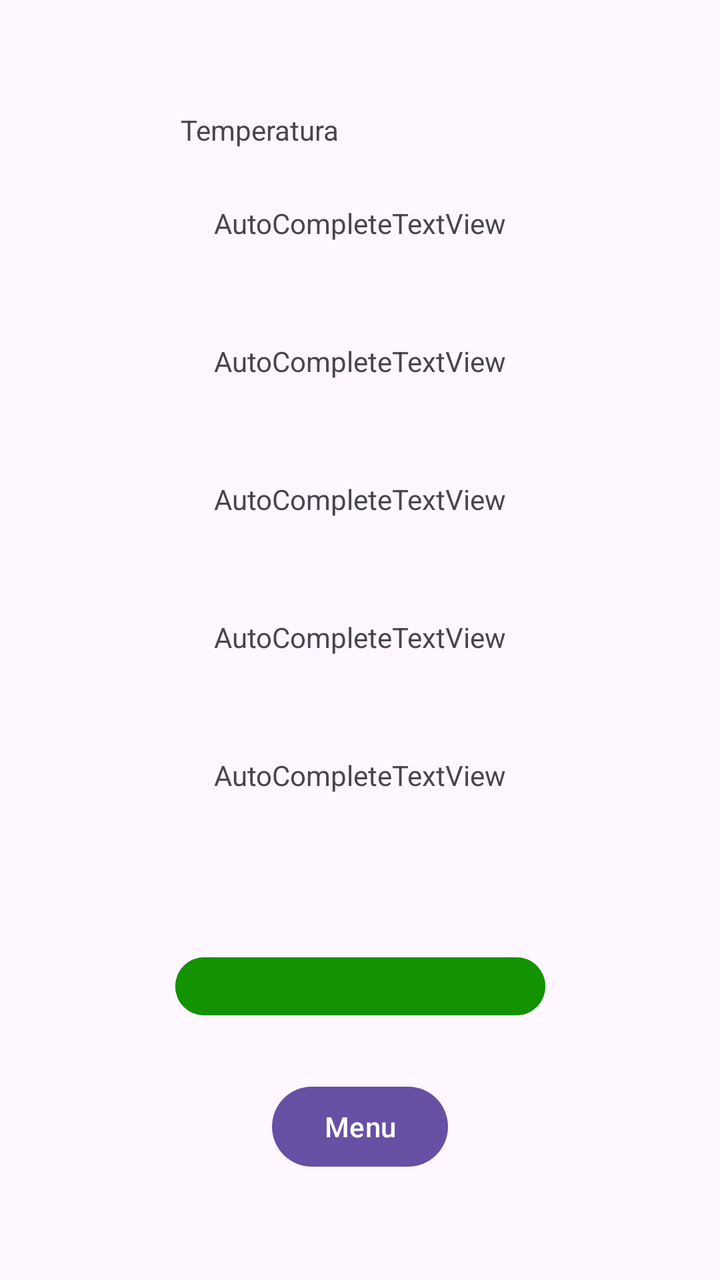
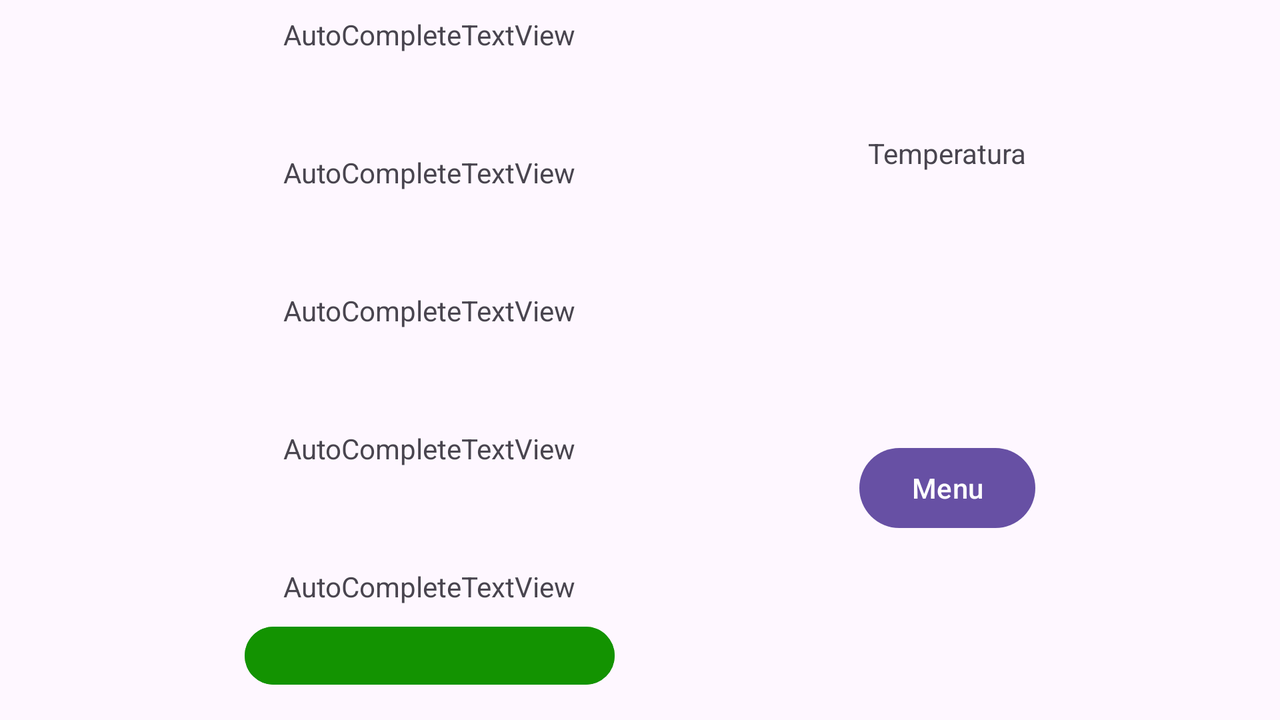

First picture: res/layout/ on a phone held upright. Second picture: the repository's own variant of that layout, on a device whose configuration matches the variant's folder. Source for both follows.
<!-- AndroidManifest.xml: application theme Theme.Practica22 -->
<!-- res/layout/activity_temperatura.xml -->
<?xml version="1.0" encoding="utf-8"?>
<androidx.constraintlayout.widget.ConstraintLayout xmlns:android="http://schemas.android.com/apk/res/android"
    xmlns:app="http://schemas.android.com/apk/res-auto"
    xmlns:tools="http://schemas.android.com/tools"
    android:layout_width="match_parent"
    android:layout_height="match_parent"
    tools:context=".Temperatura">

    <ImageView
        android:id="@+id/imageView4"
        android:layout_width="wrap_content"
        android:layout_height="wrap_content"
        app:layout_constraintTop_toTopOf="parent"
        app:layout_constraintStart_toStartOf="parent"
        app:layout_constraintEnd_toEndOf="parent"
        app:layout_constraintBottom_toTopOf="@id/tvTemperatura"
        tools:srcCompat="@tools:sample/avatars" />

    <TextView
        android:id="@+id/tvTemperatura"
        android:layout_width="wrap_content"
        android:layout_height="wrap_content"
        android:text="@string/temperatura"
        android:layout_marginEnd="100dp"
        app:layout_constraintTop_toBottomOf="@id/imageView4"
        app:layout_constraintBottom_toTopOf="@id/constraint"
        app:layout_constraintStart_toStartOf="parent"
        app:layout_constraintEnd_toEndOf="parent"/>

    <androidx.constraintlayout.widget.ConstraintLayout
        android:id="@+id/constraint"
        android:layout_width="match_parent"
        android:layout_height="wrap_content"
        app:layout_constraintTop_toBottomOf="@+id/tvTemperatura"
        app:layout_constraintBottom_toTopOf="@id/btnColor"
        app:layout_constraintStart_toStartOf="parent"
        app:layout_constraintEnd_toEndOf="parent">

        <TextView
            android:id="@+id/tvNombre"
            android:layout_width="wrap_content"
            android:layout_height="wrap_content"
            android:text="AutoCompleteTextView"
            android:layout_marginBottom="50dp"
            app:layout_constraintTop_toBottomOf="parent"
            app:layout_constraintBottom_toTopOf="@id/tvApellidos"
            app:layout_constraintStart_toStartOf="parent"
            app:layout_constraintEnd_toEndOf="parent" />

        <TextView
            android:id="@+id/tvApellidos"
            android:layout_width="wrap_content"
            android:layout_height="wrap_content"
            android:text="AutoCompleteTextView"
            android:layout_marginBottom="50dp"
            app:layout_constraintTop_toBottomOf="@id/tvNombre"
            app:layout_constraintBottom_toTopOf="@id/tvGrados"
            app:layout_constraintStart_toStartOf="parent"
            app:layout_constraintEnd_toEndOf="parent" />

        <TextView
            android:id="@+id/tvGrados"
            android:layout_width="wrap_content"
            android:layout_height="wrap_content"
            android:text="AutoCompleteTextView"
            android:layout_marginBottom="50dp"
            app:layout_constraintTop_toBottomOf="@id/tvApellidos"
            app:layout_constraintBottom_toTopOf="@+id/tvPoblacion"
            app:layout_constraintStart_toStartOf="parent"
            app:layout_constraintEnd_toEndOf="parent"/>

        <TextView
            android:id="@+id/tvPoblacion"
            android:layout_width="wrap_content"
            android:layout_height="wrap_content"
            android:text="AutoCompleteTextView"
            android:layout_marginBottom="50dp"
            app:layout_constraintTop_toBottomOf="@id/tvGrados"
            app:layout_constraintBottom_toTopOf="@+id/tvProvincia"
            app:layout_constraintStart_toStartOf="parent"
            app:layout_constraintEnd_toEndOf="parent"/>

        <TextView
            android:id="@+id/tvProvincia"
            android:layout_width="wrap_content"
            android:layout_height="wrap_content"
            android:text="AutoCompleteTextView"
            android:layout_marginBottom="50dp"
            app:layout_constraintTop_toBottomOf="@id/tvPoblacion"
            app:layout_constraintBottom_toTopOf="parent"
            app:layout_constraintStart_toStartOf="parent"
            app:layout_constraintEnd_toEndOf="parent"/>

    </androidx.constraintlayout.widget.ConstraintLayout>


    <Button
        android:id="@+id/btnColor"
        android:layout_width="185dp"
        android:layout_height="37dp"
        android:backgroundTint="@color/green"
        app:layout_constraintBottom_toTopOf="@id/btnMenu"
        app:layout_constraintEnd_toEndOf="parent"
        app:layout_constraintStart_toStartOf="parent"
        app:layout_constraintTop_toBottomOf="@id/constraint" />

    <Button
        android:id="@+id/btnMenu"
        android:layout_width="wrap_content"
        android:layout_height="wrap_content"
        android:text="@string/btnMenu"
        app:layout_constraintTop_toBottomOf="@+id/btnColor"
        app:layout_constraintBottom_toBottomOf="parent"
        app:layout_constraintStart_toStartOf="parent"
        app:layout_constraintEnd_toEndOf="parent"
        android:layout_marginBottom="25dp"/>

</androidx.constraintlayout.widget.ConstraintLayout>
<!-- resources referenced by this layout -->
<resources>
  <color name="green">#139301</color>
  <string name="btnMenu">Menu</string>
  <string name="temperatura">Temperatura</string>
  <style name="Theme.Practica22" parent="Base.Theme.Practica22" />
  <style name="Base.Theme.Practica22" parent="Theme.Material3.DayNight.NoActionBar">
          
          
      </style>
</resources>
<!-- res/layout-land/activity_temperatura.xml (the repository's variant of the layout above) -->
<!-- drawn on the phone turned sideways -->
<?xml version="1.0" encoding="utf-8"?>
<androidx.constraintlayout.widget.ConstraintLayout xmlns:android="http://schemas.android.com/apk/res/android"
    xmlns:app="http://schemas.android.com/apk/res-auto"
    xmlns:tools="http://schemas.android.com/tools"
    android:layout_width="match_parent"
    android:layout_height="match_parent"
    tools:context=".Temperatura">

    <androidx.constraintlayout.widget.ConstraintLayout
        android:id="@+id/constraint2"
        android:layout_width="wrap_content"
        android:layout_height="match_parent"
        app:layout_constraintStart_toEndOf="@id/constraint"
        app:layout_constraintEnd_toEndOf="parent"
        app:layout_constraintTop_toTopOf="parent"
        app:layout_constraintBottom_toBottomOf="parent">

        <TextView
            android:id="@+id/tvTemperatura"
            android:layout_width="wrap_content"
            android:layout_height="wrap_content"
            android:text="@string/temperatura"
            app:layout_constraintBottom_toTopOf="@id/imageView4"
            app:layout_constraintTop_toTopOf="parent"
            app:layout_constraintStart_toStartOf="parent"
            app:layout_constraintEnd_toEndOf="parent"/>

    <ImageView
        android:id="@+id/imageView4"
        app:srcCompat="@drawable/logo_app_res"
        android:layout_width="wrap_content"
        android:layout_height="wrap_content"
        app:layout_constraintBottom_toTopOf="@id/btnMenu"
        app:layout_constraintStart_toStartOf="parent"
        app:layout_constraintEnd_toEndOf="parent"
        app:layout_constraintTop_toBottomOf="@id/tvTemperatura" />

        <Button
            android:id="@+id/btnMenu"
            android:layout_width="wrap_content"
            android:layout_height="wrap_content"
            android:text="@string/btnMenu"
            app:layout_constraintTop_toBottomOf="@id/imageView4"
            app:layout_constraintBottom_toBottomOf="parent"
            app:layout_constraintStart_toStartOf="parent"
            app:layout_constraintEnd_toEndOf="parent"
            android:layout_marginBottom="25dp"/>

        </androidx.constraintlayout.widget.ConstraintLayout>

    <androidx.constraintlayout.widget.ConstraintLayout
        android:id="@+id/constraint"
        android:layout_width="wrap_content"
        android:layout_height="wrap_content"
        app:layout_constraintTop_toTopOf="parent"
        app:layout_constraintBottom_toBottomOf="parent"
        app:layout_constraintStart_toStartOf="parent"
        app:layout_constraintEnd_toStartOf="@id/constraint2">

        <TextView
            android:id="@+id/tvNombre"
            android:layout_width="wrap_content"
            android:layout_height="wrap_content"
            android:text="AutoCompleteTextView"
            android:layout_marginBottom="50dp"
            app:layout_constraintTop_toBottomOf="parent"
            app:layout_constraintBottom_toTopOf="@id/tvApellidos"
            app:layout_constraintStart_toStartOf="parent"
            app:layout_constraintEnd_toEndOf="parent" />

        <TextView
            android:id="@+id/tvApellidos"
            android:layout_width="wrap_content"
            android:layout_height="wrap_content"
            android:text="AutoCompleteTextView"
            android:layout_marginBottom="50dp"
            app:layout_constraintTop_toBottomOf="@id/tvNombre"
            app:layout_constraintBottom_toTopOf="@id/tvGrados"
            app:layout_constraintStart_toStartOf="parent"
            app:layout_constraintEnd_toEndOf="parent" />

        <TextView
            android:id="@+id/tvGrados"
            android:layout_width="wrap_content"
            android:layout_height="wrap_content"
            android:text="AutoCompleteTextView"
            android:layout_marginBottom="50dp"
            app:layout_constraintTop_toBottomOf="@id/tvApellidos"
            app:layout_constraintBottom_toTopOf="@+id/tvPoblacion"
            app:layout_constraintStart_toStartOf="parent"
            app:layout_constraintEnd_toEndOf="parent"/>

        <TextView
            android:id="@+id/tvPoblacion"
            android:layout_width="wrap_content"
            android:layout_height="wrap_content"
            android:text="AutoCompleteTextView"
            android:layout_marginBottom="50dp"
            app:layout_constraintTop_toBottomOf="@id/tvGrados"
            app:layout_constraintBottom_toTopOf="@+id/tvProvincia"
            app:layout_constraintStart_toStartOf="parent"
            app:layout_constraintEnd_toEndOf="parent"/>

        <TextView
            android:id="@+id/tvProvincia"
            android:layout_width="wrap_content"
            android:layout_height="wrap_content"
            android:text="AutoCompleteTextView"
            android:layout_marginBottom="50dp"
            app:layout_constraintTop_toBottomOf="@id/tvPoblacion"
            app:layout_constraintBottom_toTopOf="parent"
            app:layout_constraintStart_toStartOf="parent"
            app:layout_constraintEnd_toEndOf="parent"/>

        <Button
            android:id="@+id/btnColor"
            android:layout_width="185dp"
            android:layout_height="37dp"
            android:backgroundTint="@color/green"
            app:layout_constraintBottom_toBottomOf="parent"
            app:layout_constraintEnd_toEndOf="parent"
            app:layout_constraintStart_toStartOf="parent"
            app:layout_constraintTop_toBottomOf="@id/tvProvincia" />

    </androidx.constraintlayout.widget.ConstraintLayout>


</androidx.constraintlayout.widget.ConstraintLayout>
